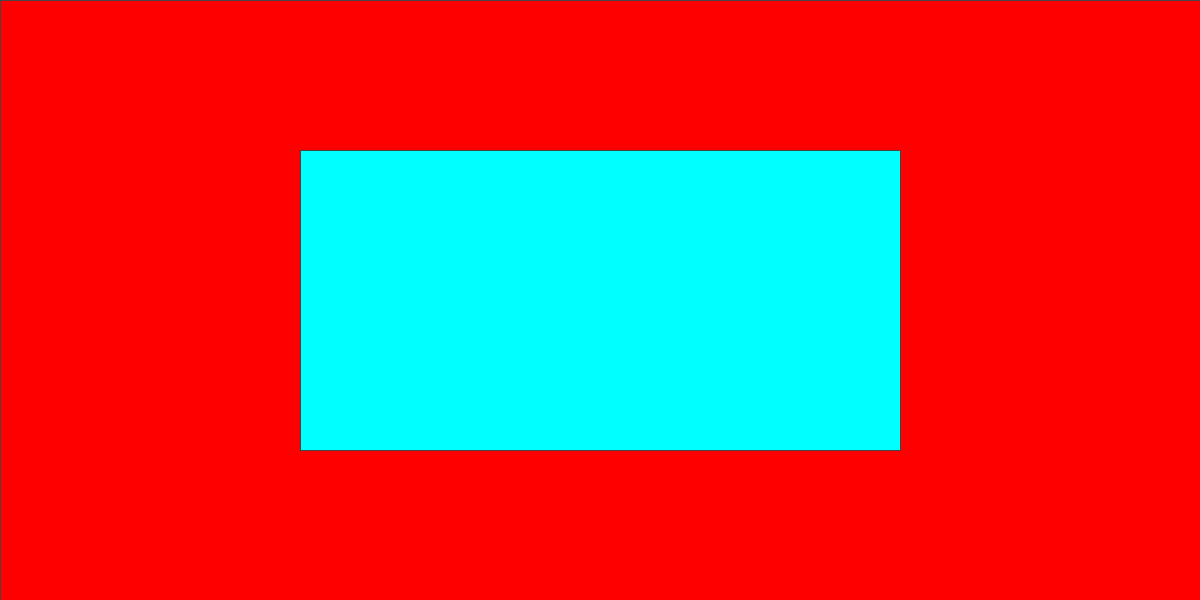
Frame 1 (no input)
Frame 60 (the mouse pressed at the canvas centre just before this capture): identical to frame 1, image omitted
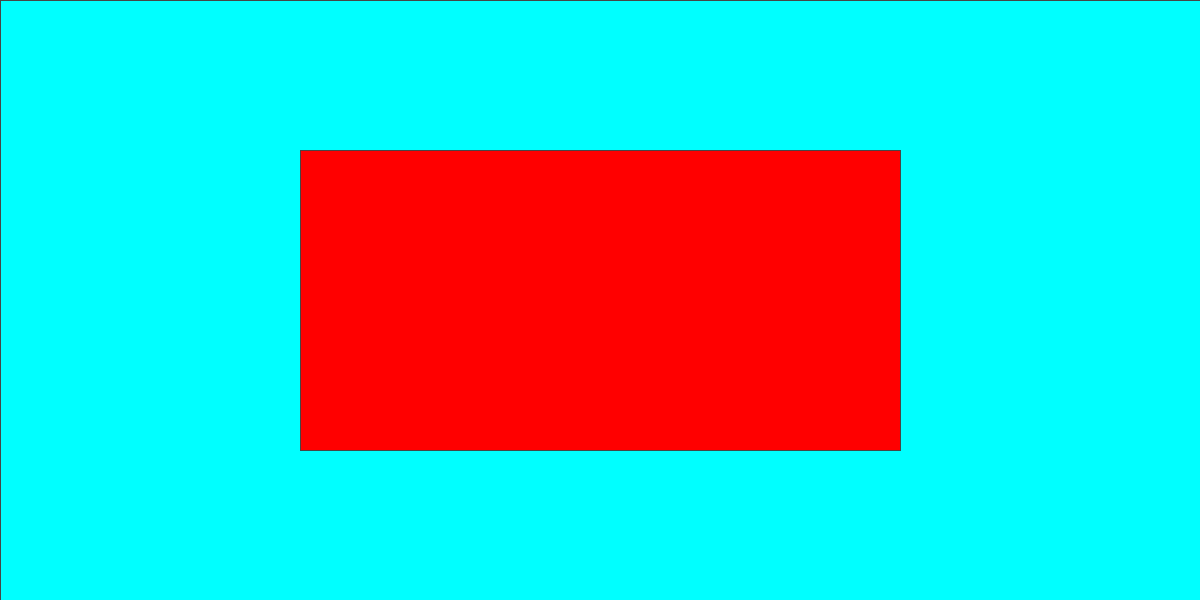
Frame 120 (the mouse held since frame 60 and released just before this capture)

The Processing sketch that drew these frames (run headless with seeded random() and noise(); from frame 60 on, the mouse is pressed at the canvas centre):

// Processing sketch: processing_99716
// ── processing_99716.pde

float c1;  
float c2;  
float s1;
float s2;

void setup (){
size (1200,600);
colorMode (HSB, 360,100,100,100);  // para decirle al programa que usaremos el modelo de color HSB e vez de RGB que es por omisión
                       // 360 va a ser el ángulo del color, el nivel máximo (hue); 
                       // 100 va a ser el porcentaje de saturación
                       //100 va a ser el porcentaje de brillo
                       // 100 va a ser el porcentaje de transparencia
c1 = 0;  // definimos el primer color c1 que como está en 0, será rojo
c2 = c1 + 180;   // definimos el segundo color
s1 = 0;
s2 = s1 + 50;
}

void draw (){
  rectMode (CORNER);  //al añadir esta función el segundo rectángulo se dibujará desde la esquina
  stroke (100);
  fill (c1, 100,100);
  rect (0,0,width,height);
  rectMode (CENTER);
  fill (c2,100,100);  // si modifico el último valor, de la brillantez, por ejemplo a 0, se convierte en negro
  rect(width/2, height/2, width/2, height/2);  // para centrar totalmente el rectángulo en el lienzo
  
  c1 = map(mouseY,0,height,0,360);   //puede variar de 0 al ancho del lienzo, si quiero que sea de 0 a 360, uso la función map para cartografiarlo
  //el rango inicial va de 0 a width; el rango final va de 0 a 360
  //el valor que queremos mapear o cartografiar es el de mouseX
  println(c1);
  c2 = (c1 + 180) % 360;  //actualizamos la información de c2 con un operador de porcentaje, para que cuando el círculo cromático llegue a 360 que es el tope, vuelva a empear
  s1 = map(mouseY,0,height,0,100);
  s2 = map(mouseY,0,height,0,100);
}
